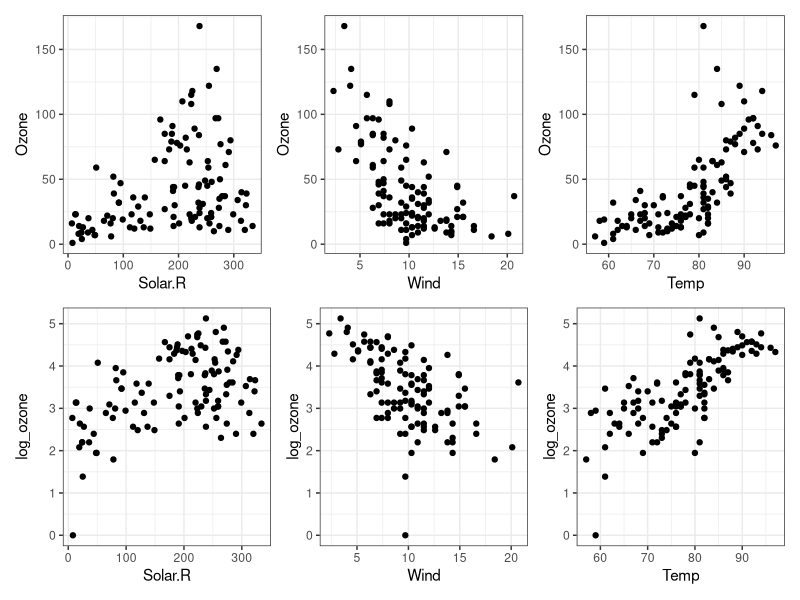
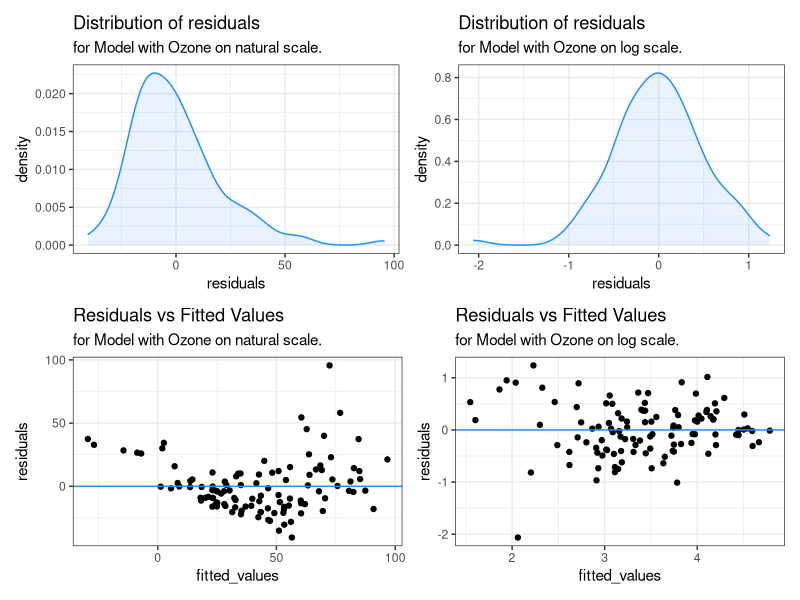

The R script that drew these images, in order:
## ---- chunk 1
#| echo: false
#| message: false
#| warning: false
library(tidyverse)
library(patchwork)
library(broom)
library(modelr)
## ---- chunk 2
air_quility_df = airquality |>
  as_tibble() |>
  mutate(log_ozone = log(Ozone)) |>
  na.omit()
glimpse(air_quility_df)
## ---- chunk 3
#| echo: false
#| message: false
#| warning: false
solar_ozone_plot = ggplot(data = air_quility_df, aes(x = Solar.R, y = Ozone)) +
  geom_point() +
  theme_bw()
wind_ozone_plot = ggplot(data = air_quility_df, aes(x = Wind, y = Ozone)) +
  geom_point() +
  theme_bw()
temp_ozone_plot = ggplot(data = air_quility_df, aes(x = Temp, y = Ozone)) +
  geom_point() +
  theme_bw()
solar_log_ozone_plot = ggplot(data = air_quility_df, aes(x = Solar.R, y = log_ozone)) +
  geom_point() +
  theme_bw()
wind_log_ozone_plot = ggplot(data = air_quility_df, aes(x = Wind, y = log_ozone)) +
  geom_point() +
  theme_bw()
temp_log_ozone_plot = ggplot(data = air_quility_df, aes(x = Temp, y = log_ozone)) +
  geom_point() +
  theme_bw()

(solar_ozone_plot + wind_ozone_plot + temp_ozone_plot) /
  (solar_log_ozone_plot + wind_log_ozone_plot + temp_log_ozone_plot)
## ---- chunk 4
model_no_log = lm(Ozone ~ Solar.R + Wind + Temp, data = air_quility_df)
model_log = lm(log_ozone ~ Solar.R + Wind + Temp, data = air_quility_df)
## ---- chunk 5
tidy(model_no_log)
tidy(model_log)
## ---- chunk 6
#| echo: false
#| message: false
#| warning: false
residuals_no_log_df = tibble(
  fitted_values = fitted.values(model_no_log),
  residuals = residuals(model_no_log)
)
residuals_log_df = tibble(
  fitted_values = fitted.values(model_log),
  residuals = residuals(model_log)
)
res_dens_no_log_plot = ggplot(residuals_no_log_df, aes(x = residuals)) +
  geom_density(color = "dodgerblue", fill = "dodgerblue", alpha = .1) +
  labs(title = "Distribution of residuals",
       subtitle = "for Model with Ozone on natural scale.") +
  theme_bw()
res_dens_log_plot = ggplot(residuals_log_df, aes(x = residuals)) +
  geom_density(color = "dodgerblue", fill = "dodgerblue", alpha = .1) +
  labs(title = "Distribution of residuals",
       subtitle = "for Model with Ozone on log scale.") +
  theme_bw()
res_no_log_plot = ggplot(residuals_no_log_df, aes(x = fitted_values, y = residuals)) +
  geom_point() +
  geom_hline(yintercept = 0, color = "dodgerblue") +
  labs(title = "Residuals vs Fitted Values", 
       subtitle = "for Model with Ozone on natural scale.") +
  theme_bw()
res_log_plot = ggplot(residuals_log_df, aes(x = fitted_values, y = residuals)) +
  geom_point() +
  geom_hline(yintercept = 0, color = "dodgerblue") +
  labs(title = "Residuals vs Fitted Values", 
       subtitle = "for Model with Ozone on log scale.") +
  theme_bw()

(res_dens_no_log_plot + res_dens_log_plot) /
  (res_no_log_plot + res_log_plot)
